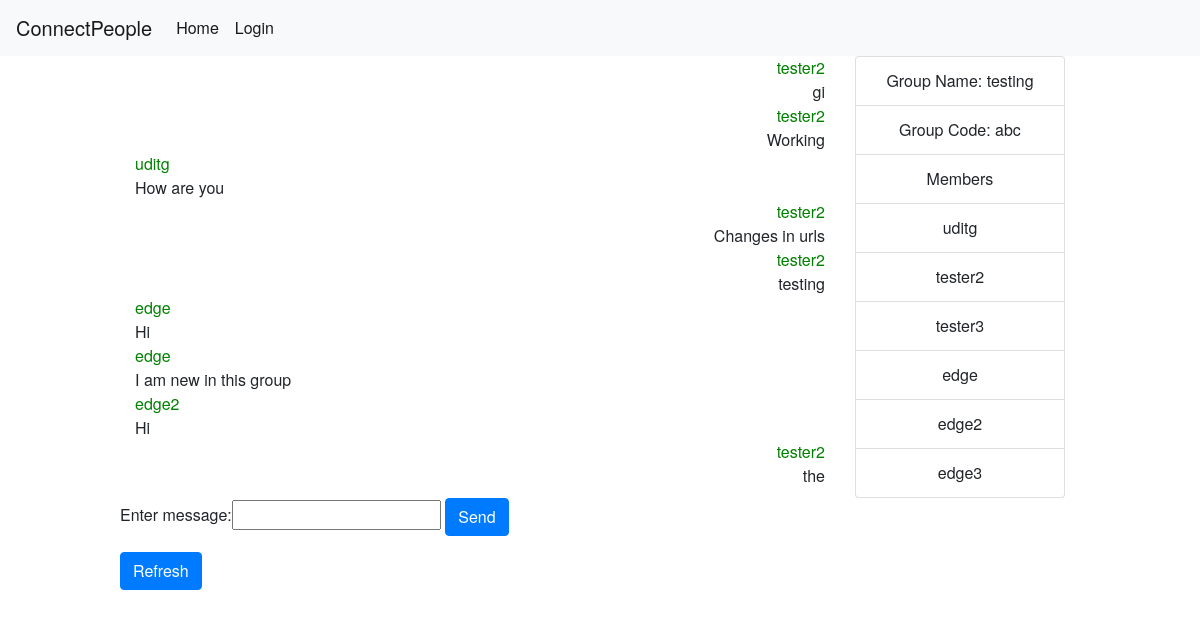
Page /chatapp/chat/group-chat/testing/2/messages on the committed database.
### chatapp/models.py (models this page shows, shortened)
class GroupMessage(models.Model):
    message_text = models.CharField(max_length=200)
    send_time = models.DateTimeField(default=datetime.now)
    sender = models.ForeignKey(User, related_name='sender', on_delete=models.CASCADE)
    group = models.ForeignKey(Group, related_name='related_group', on_delete=models.CASCADE)

class Group(models.Model):
    group_name = models.CharField(max_length=20, unique=True)
    members = models.ManyToManyField(User, related_name='group_members')
    group_code = models.CharField(max_length=100)
    max_group_size = models.IntegerField(default=5)
    admin = models.CharField(default='uditg', max_length=50)

### chatapp/views.py (the view)
# urls.py: path('chat/group-chat/<str:group_name>/<int:sender_id>/messages', views.group_chat_messages,
def group_chat_messages(request, group_name, sender_id):
    group = Group.objects.get(group_name=group_name)
    sender = User.objects.get(pk=sender_id)
    if request.method == 'POST':
        form = MessageForm(request.POST)
        if form.is_valid():
            message_txt = form.cleaned_data['message_text']
            message = GroupMessage.create(message_text=message_txt, sender=sender, group=group)
            message.save()
    form = MessageForm()
    group_messages = GroupMessage.objects.all().filter(group=group).order_by('send_time')
    context = {'group_name': group_name, 'sender_id': sender_id, 'messages': group_messages, 'form': form,
               'members': group.members.all(), 'admin': group.admin, 'group_code': group.group_code}
    return render(request, 'chatapp/group_chat.html', context)

### chatapp/forms.py
class MessageForm(forms.Form):
    message_text = forms.CharField(label="Enter message", max_length=50)

### chatapp/templates/chatapp/group_chat.html (shortened to what this page needs)
{%extends 'chatapp/base.html'%}
{%block content%}
<div class="container">
    <div class="row">
        <div class="col-sm">
            {%for message in messages%}
                <div class="row">
                    {%if message.sender.id == sender_id%}
                        <div class="col text-right">
                            <div class="name">{{message.sender.username}}</div>
                            {{message.message_text}}
                        </div>
                    {%else%}
                        <div class="col text-left">
                            <div class="name">{{message.sender.username}}</div>
                            {{message.message_text}}
                        </div>
                    {%endif%}
                </div>
            {% endfor %}
        </div>
        <div class="col-sm-3">
            <div class="list-group">
                <div class="text-center list-group-item">Group Name: {{group_name}}</div>
                <div class="text-center list-group-item">Group Code: {{group_code}}</div>
                <div class="text-center list-group-item">Members</div>
                {%for member in members%}
                    <div class="member-names text-center list-group-item">
                        {{member.username}}
                    </div>
                {%endfor%}
            </div>
        </div>
    </div>
</div>
<form action="{% url 'chatapp:group_chat_messages' group_name sender_id %}" method="post">
    {{form}}
    <input type="submit" value="Send" class="btn btn-primary">
</form>
<form action="{%url 'chatapp:group_chat_messages' group_name sender_id %}">
<input type="submit" value="Refresh" class="btn btn-primary">
</form>
{%endblock content%}

### chatapp/static/chatapp/css/stylesheet.css (style rules this page uses)
body { font-family: "HelveticaNeue-Light", "Helvetica Neue Light", "Helvetica Neue", Helvetica, Arial, "Lucida Grande", sans-serif; font-weight: 300; }
.name { color:Green; }

### rows in the picture
GroupMessage: sender.username "tester2", message_text "gi"
GroupMessage: sender.username "tester2", message_text "Working"
GroupMessage: sender.username "uditg", message_text "How are you"
GroupMessage: sender.username "tester2", message_text "Changes in urls"
GroupMessage: sender.username "tester2", message_text "testing"
GroupMessage: sender.username "edge", message_text "Hi"
GroupMessage: sender.username "edge", message_text "I am new in this group"
GroupMessage: sender.username "edge2", message_text "Hi"
GroupMessage: sender.username "tester2", message_text "the"
Group: group_code "abc"

### other values in the picture
{{ group_name }} "testing"
{{ member.username }} "uditg"
{{ member.username }} "tester2"
{{ member.username }} "tester3"
{{ member.username }} "edge"
{{ member.username }} "edge2"
{{ member.username }} "edge3"
